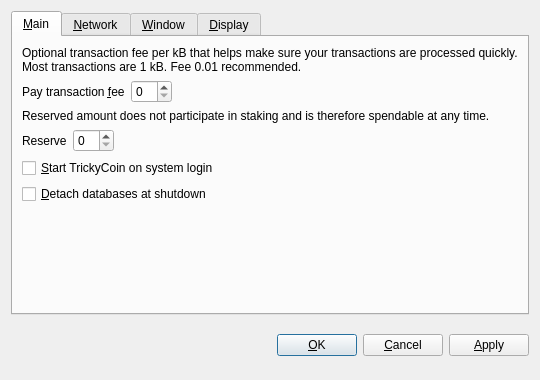
<?xml version="1.0" encoding="UTF-8"?>
<ui version="4.0">
 <class>OptionsDialog</class>
 <widget class="QDialog" name="OptionsDialog">
  <property name="geometry">
   <rect>
    <x>0</x>
    <y>0</y>
    <width>540</width>
    <height>380</height>
   </rect>
  </property>
  <property name="windowTitle">
   <string>Options</string>
  </property>
  <property name="modal">
   <bool>true</bool>
  </property>
  <layout class="QVBoxLayout" name="verticalLayout">
   <item>
    <widget class="QTabWidget" name="tabWidget">
     <property name="tabPosition">
      <enum>QTabWidget::North</enum>
     </property>
     <property name="currentIndex">
      <number>0</number>
     </property>
     <widget class="QWidget" name="tabMain">
      <attribute name="title">
       <string>&amp;Main</string>
      </attribute>
      <layout class="QVBoxLayout" name="verticalLayout_Main">
       <item>
        <widget class="QLabel" name="transactionFeeInfoLabel">
         <property name="text">
          <string>Optional transaction fee per kB that helps make sure your transactions are processed quickly. Most transactions are 1 kB. Fee 0.01 recommended.</string>
         </property>
         <property name="textFormat">
          <enum>Qt::PlainText</enum>
         </property>
         <property name="wordWrap">
          <bool>true</bool>
         </property>
        </widget>
       </item>
       <item>
        <layout class="QHBoxLayout" name="horizontalLayoutFee">
         <item>
          <widget class="QLabel" name="transactionFeeLabel">
           <property name="text">
            <string>Pay transaction &amp;fee</string>
           </property>
           <property name="textFormat">
            <enum>Qt::PlainText</enum>
           </property>
           <property name="buddy">
            <cstring>transactionFee</cstring>
           </property>
          </widget>
         </item>
         <item>
          <widget class="BitcoinAmountField" name="transactionFee"/>
         </item>
         <item>
          <spacer name="horizontalSpacerFee">
           <property name="orientation">
            <enum>Qt::Horizontal</enum>
           </property>
           <property name="sizeHint" stdset="0">
            <size>
             <width>40</width>
             <height>20</height>
            </size>
           </property>
          </spacer>
         </item>
        </layout>
       </item>
       <item>
        <widget class="QLabel" name="reserveBalanceInfoLabel">
         <property name="text">
          <string>Reserved amount does not participate in staking and is therefore spendable at any time.</string>
         </property>
         <property name="textFormat">
          <enum>Qt::PlainText</enum>
         </property>
         <property name="wordWrap">
          <bool>true</bool>
         </property>
        </widget>
       </item>
       <item>
        <layout class="QHBoxLayout" name="horizontalLayoutReserveBalance">
         <item>
          <widget class="QLabel" name="reserveBalanceLabel">
           <property name="text">
            <string>Reserve</string>
           </property>
           <property name="textFormat">
            <enum>Qt::PlainText</enum>
           </property>
           <property name="buddy">
            <cstring>reserveBalance</cstring>
           </property>
          </widget>
         </item>
         <item>
          <widget class="BitcoinAmountField" name="reserveBalance"/>
         </item>
         <item>
          <spacer name="horizontalSpacerReserveBalance">
           <property name="orientation">
            <enum>Qt::Horizontal</enum>
           </property>
           <property name="sizeHint" stdset="0">
            <size>
             <width>40</width>
             <height>20</height>
            </size>
           </property>
          </spacer>
         </item>
        </layout>
       </item>
       <item>
        <widget class="QCheckBox" name="bitcoinAtStartup">
         <property name="toolTip">
          <string>Automatically start TrickyCoin after logging in to the system.</string>
         </property>
         <property name="text">
          <string>&amp;Start TrickyCoin on system login</string>
         </property>
        </widget>
       </item>
       <item>
        <widget class="QCheckBox" name="detachDatabases">
         <property name="toolTip">
          <string>Detach block and address databases at shutdown. This means they can be moved to another data directory, but it slows down shutdown. The wallet is always detached.</string>
         </property>
         <property name="text">
          <string>&amp;Detach databases at shutdown</string>
         </property>
        </widget>
       </item>
       <item>
        <spacer name="verticalSpacer_Main">
         <property name="orientation">
          <enum>Qt::Vertical</enum>
         </property>
         <property name="sizeHint" stdset="0">
          <size>
           <width>20</width>
           <height>40</height>
          </size>
         </property>
        </spacer>
       </item>
      </layout>
     </widget>
     <widget class="QWidget" name="tabNetwork">
      <attribute name="title">
       <string>&amp;Network</string>
      </attribute>
      <layout class="QVBoxLayout" name="verticalLayout_Network">
       <item>
        <widget class="QCheckBox" name="mapPortUpnp">
         <property name="toolTip">
          <string>Automatically open the TrickyCoin client port on the router. This only works when your router supports UPnP and it is enabled.</string>
         </property>
         <property name="text">
          <string>Map port using &amp;UPnP</string>
         </property>
        </widget>
       </item>
       <item>
        <widget class="QCheckBox" name="connectSocks">
         <property name="toolTip">
          <string>Connect to the TrickyCoin network through a SOCKS proxy (e.g. when connecting through Tor).</string>
         </property>
         <property name="text">
          <string>&amp;Connect through SOCKS proxy:</string>
         </property>
        </widget>
       </item>
       <item>
        <layout class="QHBoxLayout" name="horizontalLayout_Network">
         <item>
          <widget class="QLabel" name="proxyIpLabel">
           <property name="text">
            <string>Proxy &amp;IP:</string>
           </property>
           <property name="textFormat">
            <enum>Qt::PlainText</enum>
           </property>
           <property name="buddy">
            <cstring>proxyIp</cstring>
           </property>
          </widget>
         </item>
         <item>
          <widget class="QValidatedLineEdit" name="proxyIp">
           <property name="maximumSize">
            <size>
             <width>140</width>
             <height>16777215</height>
            </size>
           </property>
           <property name="toolTip">
            <string>IP address of the proxy (e.g. 127.0.0.1)</string>
           </property>
          </widget>
         </item>
         <item>
          <widget class="QLabel" name="proxyPortLabel">
           <property name="text">
            <string>&amp;Port:</string>
           </property>
           <property name="textFormat">
            <enum>Qt::PlainText</enum>
           </property>
           <property name="buddy">
            <cstring>proxyPort</cstring>
           </property>
          </widget>
         </item>
         <item>
          <widget class="QLineEdit" name="proxyPort">
           <property name="maximumSize">
            <size>
             <width>55</width>
             <height>16777215</height>
            </size>
           </property>
           <property name="toolTip">
            <string>Port of the proxy (e.g. 9050)</string>
           </property>
          </widget>
         </item>
         <item>
          <widget class="QLabel" name="socksVersionLabel">
           <property name="text">
            <string>SOCKS &amp;Version:</string>
           </property>
           <property name="textFormat">
            <enum>Qt::PlainText</enum>
           </property>
           <property name="buddy">
            <cstring>socksVersion</cstring>
           </property>
          </widget>
         </item>
         <item>
          <widget class="QValueComboBox" name="socksVersion">
           <property name="toolTip">
            <string>SOCKS version of the proxy (e.g. 5)</string>
           </property>
          </widget>
         </item>
         <item>
          <spacer name="horizontalSpacer_Network">
           <property name="orientation">
            <enum>Qt::Horizontal</enum>
           </property>
           <property name="sizeHint" stdset="0">
            <size>
             <width>40</width>
             <height>20</height>
            </size>
           </property>
          </spacer>
         </item>
        </layout>
       </item>
       <item>
        <spacer name="verticalSpacer_Network">
         <property name="orientation">
          <enum>Qt::Vertical</enum>
         </property>
         <property name="sizeHint" stdset="0">
          <size>
           <width>20</width>
           <height>40</height>
          </size>
         </property>
        </spacer>
       </item>
      </layout>
     </widget>
     <widget class="QWidget" name="tabWindow">
      <attribute name="title">
       <string>&amp;Window</string>
      </attribute>
      <layout class="QVBoxLayout" name="verticalLayout_Window">
       <item>
        <widget class="QCheckBox" name="minimizeToTray">
         <property name="toolTip">
          <string>Show only a tray icon after minimizing the window.</string>
         </property>
         <property name="text">
          <string>&amp;Minimize to the tray instead of the taskbar</string>
         </property>
        </widget>
       </item>
       <item>
        <widget class="QCheckBox" name="minimizeOnClose">
         <property name="toolTip">
          <string>Minimize instead of exit the application when the window is closed. When this option is enabled, the application will be closed only after selecting Quit in the menu.</string>
         </property>
         <property name="text">
          <string>M&amp;inimize on close</string>
         </property>
        </widget>
       </item>
       <item>
        <spacer name="verticalSpacer_Window">
         <property name="orientation">
          <enum>Qt::Vertical</enum>
         </property>
         <property name="sizeHint" stdset="0">
          <size>
           <width>20</width>
           <height>40</height>
          </size>
         </property>
        </spacer>
       </item>
      </layout>
     </widget>
     <widget class="QWidget" name="tabDisplay">
      <attribute name="title">
       <string>&amp;Display</string>
      </attribute>
      <layout class="QVBoxLayout" name="verticalLayout_Display">
       <item>
        <layout class="QHBoxLayout" name="horizontalLayout_1_Display">
         <item>
          <widget class="QLabel" name="langLabel">
           <property name="text">
            <string>User Interface &amp;language:</string>
           </property>
           <property name="textFormat">
            <enum>Qt::PlainText</enum>
           </property>
           <property name="buddy">
            <cstring>lang</cstring>
           </property>
          </widget>
         </item>
         <item>
          <widget class="QValueComboBox" name="lang">
           <property name="toolTip">
            <string>The user interface language can be set here. This setting will take effect after restarting TrickyCoin.</string>
           </property>
          </widget>
         </item>
        </layout>
       </item>
       <item>
        <layout class="QHBoxLayout" name="horizontalLayout_2_Display">
         <item>
          <widget class="QLabel" name="unitLabel">
           <property name="text">
            <string>&amp;Unit to show amounts in:</string>
           </property>
           <property name="textFormat">
            <enum>Qt::PlainText</enum>
           </property>
           <property name="buddy">
            <cstring>unit</cstring>
           </property>
          </widget>
         </item>
         <item>
          <widget class="QValueComboBox" name="unit">
           <property name="toolTip">
            <string>Choose the default subdivision unit to show in the interface and when sending coins.</string>
           </property>
          </widget>
         </item>
        </layout>
       </item>
       <item>
        <widget class="QCheckBox" name="displayAddresses">
         <property name="toolTip">
          <string>Whether to show TrickyCoin addresses in the transaction list or not.</string>
         </property>
         <property name="text">
          <string>&amp;Display addresses in transaction list</string>
         </property>
        </widget>
       </item>
       <item>
        <widget class="QCheckBox" name="coinControlFeatures">
         <property name="toolTip">
          <string>Whether to show coin control features or not.</string>
         </property>
         <property name="text">
          <string>Display coin &amp;control features (experts only!)</string>
         </property>
        </widget>
       </item>
       <item>
        <spacer name="verticalSpacer_Display">
         <property name="orientation">
          <enum>Qt::Vertical</enum>
         </property>
         <property name="sizeHint" stdset="0">
          <size>
           <width>20</width>
           <height>40</height>
          </size>
         </property>
        </spacer>
       </item>
      </layout>
     </widget>
    </widget>
   </item>
   <item>
    <layout class="QHBoxLayout" name="horizontalLayout_Buttons">
     <item>
      <spacer name="horizontalSpacer_1">
       <property name="orientation">
        <enum>Qt::Horizontal</enum>
       </property>
       <property name="sizeHint" stdset="0">
        <size>
         <width>40</width>
         <height>48</height>
        </size>
       </property>
      </spacer>
     </item>
     <item>
      <widget class="QLabel" name="statusLabel">
       <property name="font">
        <font>
         <weight>75</weight>
         <bold>true</bold>
        </font>
       </property>
       <property name="text">
        <string/>
       </property>
       <property name="textFormat">
        <enum>Qt::PlainText</enum>
       </property>
       <property name="wordWrap">
        <bool>true</bool>
       </property>
      </widget>
     </item>
     <item>
      <spacer name="horizontalSpacer_2">
       <property name="orientation">
        <enum>Qt::Horizontal</enum>
       </property>
       <property name="sizeHint" stdset="0">
        <size>
         <width>40</width>
         <height>48</height>
        </size>
       </property>
      </spacer>
     </item>
     <item>
      <widget class="QPushButton" name="okButton">
       <property name="text">
        <string>&amp;OK</string>
       </property>
      </widget>
     </item>
     <item>
      <widget class="QPushButton" name="cancelButton">
       <property name="text">
        <string>&amp;Cancel</string>
       </property>
       <property name="autoDefault">
        <bool>false</bool>
       </property>
      </widget>
     </item>
     <item>
      <widget class="QPushButton" name="applyButton">
       <property name="text">
        <string>&amp;Apply</string>
       </property>
       <property name="autoDefault">
        <bool>false</bool>
       </property>
      </widget>
     </item>
    </layout>
   </item>
  </layout>
 </widget>
 <customwidgets>
  <customwidget>
   <class>BitcoinAmountField</class>
   <extends>QSpinBox</extends>
   <header>bitcoinamountfield.h</header>
  </customwidget>
  <customwidget>
   <class>QValueComboBox</class>
   <extends>QComboBox</extends>
   <header>qvaluecombobox.h</header>
  </customwidget>
  <customwidget>
   <class>QValidatedLineEdit</class>
   <extends>QLineEdit</extends>
   <header>qvalidatedlineedit.h</header>
  </customwidget>
 </customwidgets>
 <resources/>
 <connections/>
</ui>
